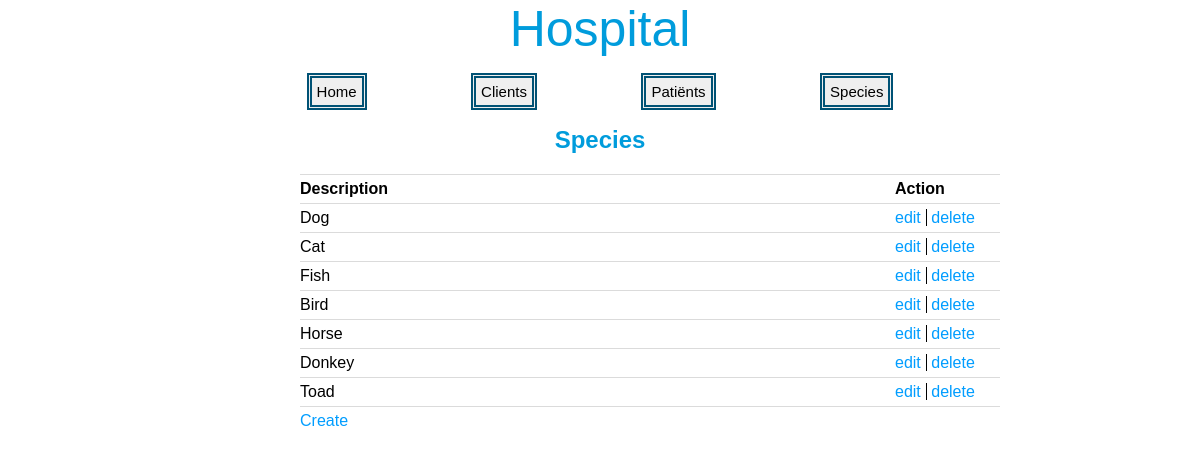
The page /species/index on the database its author committed.
### tables this page shows
CREATE TABLE IF NOT EXISTS `species` (
  `species_id` int(11) NOT NULL,
  `species_description` varchar(50) DEFAULT NULL
);

### core/core.php (called while the page is built, shortened)
<?php
function render($filename, $data = null)
{
	require(ROOT . 'view/templates/header.php');
	require(ROOT . 'view/' . $filename . '.php');
	require(ROOT . 'view/templates/footer.php');
}

### controller/SpeciesController.php (called while the page is built, shortened)
<?php
require(ROOT . "model/SpeciesModel.php");
function index()
{
	$species = getAllSpecies();
	render("species/index", array(
		'species' => $species
	));
}

### public/index.php (called while the page is built, shortened)
<?php
require(ROOT . "core/core.php");
route();

### model/SpeciesModel.php (called while the page is built, shortened)
<?php
function getAllSpecies()
{
	$db = openDatabaseConnection();
	$sql = "SELECT * FROM species";
	$query = $db->prepare($sql);
	$query->execute();
	return $query->fetchAll();
}

### view/species/index.php (the view)
	<h2>Species</h2>
	<article>
		<table>
			<thead>
				<tr>
					<th>Description</th>
					<th class="action" colspan="2">Action</th>
				</tr>
			</thead>
			<tbody>
<?php
				foreach ($species as $specie) {
?>
				<tr>
					<td><?=$specie["species_description"]?></td>
					<td class="center">
						<a class="edit" href="<?= URL ?>species/edit/<?=$specie["species_id"]?>">edit</a>
						<a href="<?= URL ?>species/delete/<?=$specie["species_id"]?>">delete</a>
					</td>
				</tr>
<?php
				}
?>
				<tr>
					<td colspan="3"><a href="<?= URL ?>species/create">Create</a></td>
				</tr>
			</tbody>
		</table>
		</article>

### public/css/style.css (style rules this page uses)
* { margin: 0px; padding: 0px; font-family: sans-serif; }
body { width: 100%; height: 80%; position: relative; top: 20%; margin : 0 auto; }
article { position: relative; width: 50%; margin: 0 auto; }
a { color: black; text-decoration: none; }
header, h1, h2 { color: #009cdc; text-align: center; }
h2 { margin-bottom: 20px; }
th.action { width: 15%; }
table { margin: 0 auto; width : 700px; }
table, td, th { border-collapse : collapse; color : black; }
td, th { border-top: 1px solid #dbdbdb; padding : 5px 0px; }
th { text-align : left; }
td.center { text-align : left; }
td a { color: #009dff; }
a.edit { padding-right: 5px; border-right: 1.5px solid #000; }

### rows shown on the page
species: species_description "Dog"
species: species_description "Cat"
species: species_description "Fish"
species: species_description "Bird"
species: species_description "Horse"
species: species_description "Donkey"
species: species_description "Toad"
